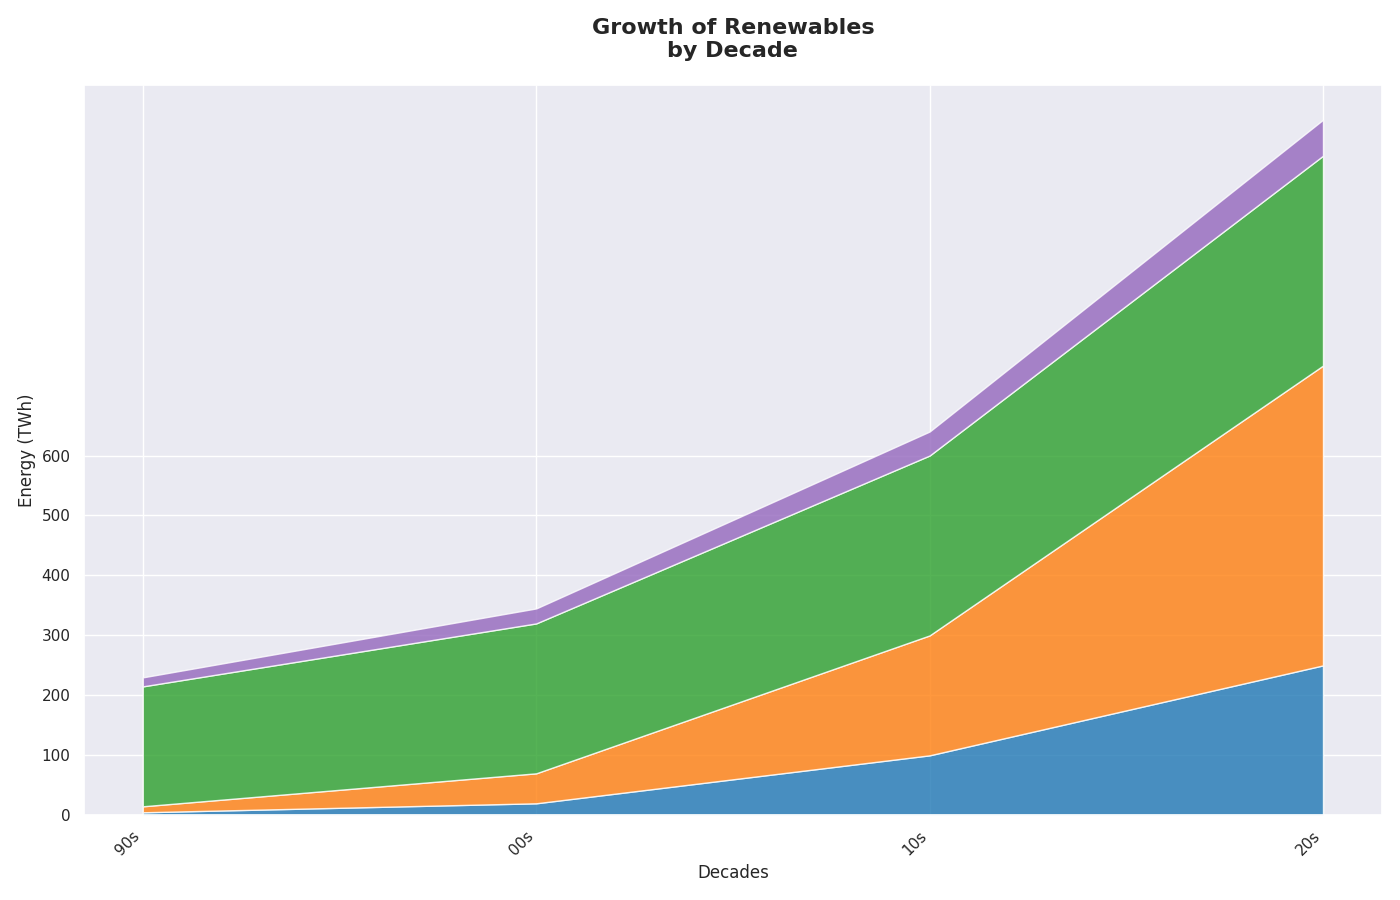

Here is the Python script that generated this plot:
import matplotlib.pyplot as plt
import numpy as np

decades = ['90s', '00s', '10s', '20s']
solar = np.array([5, 20, 100, 250])
wind = np.array([10, 50, 200, 500])
hydroelectric = np.array([200, 250, 300, 350])
geothermal = np.array([15, 25, 40, 60])

data = np.vstack([solar, wind, hydroelectric, geothermal])
colors = ['#1f77b4', '#ff7f0e', '#2ca02c', '#9467bd']

plt.figure(figsize=(14, 9))
plt.stackplot(decades, data, colors=colors, alpha=0.8)

plt.xlabel('Decades', fontsize=12)
plt.ylabel('Energy (TWh)', fontsize=12)
plt.title('Growth of Renewables\nby Decade', fontsize=16, fontweight='bold', pad=20)

plt.xticks(rotation=45, ha='right')
plt.yticks(np.arange(0, 601, 100))

plt.tight_layout()
plt.show()
